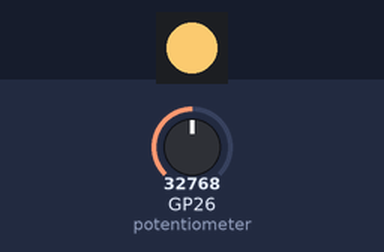
This program was run on a simulated Raspberry Pi Pico running MicroPython. Parts: 1 RGB LEDs in strip order, left to right. The inputs (shaded band) are chosen by the test bench; at power-on: GP26 (potentiometer) = 32768 (analog values on the 0–65535 scale). Dim RGB values are drawn brighter than linear; random numbers come from a fixed seed.

Above: at 1.2 s.
1.3 s: GP26 (potentiometer) set to 7864
At 2.3 s:
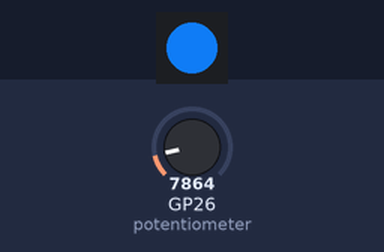
4.3 s: GP26 (potentiometer) set to 0
At 4.62 s:
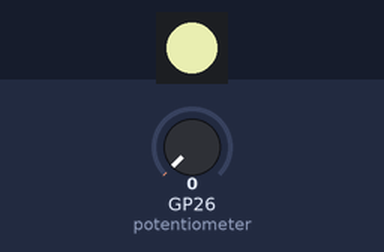
7.3 s: GP26 (potentiometer) set to 45874
At 8.5 s:
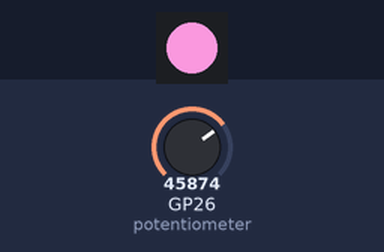
9.5 s: GP26 (potentiometer) set to 57670
Timing chart, 0 to 12.6 s (numbered marks = the images above; inputs shaded):
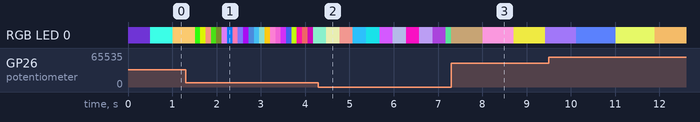

The program:

e07_pot.py
```python
# Imports
import random
import time

from machine import ADC, Pin
from neopixel import NeoPixel

# Set up the slider on ADC pin 28
potentiometer = ADC(Pin(26))

# Define the LED pin number (2) and number of LEDs (1)
GRBled = NeoPixel(Pin(28), 1)

# Create a flash speed variable
flash = 0

while True:
    # Read the potentiometer value
    flash = potentiometer.read_u16() / 65000

    # Generate random GRB values
    g = random.randint(0, 255)
    r = random.randint(0, 255)
    b = random.randint(0, 255)

    # Light the LED with the random GRB values
    GRBled.fill((g, r, b))
    GRBled.write()

    # Delay based on slider position
    time.sleep(flash)
```
